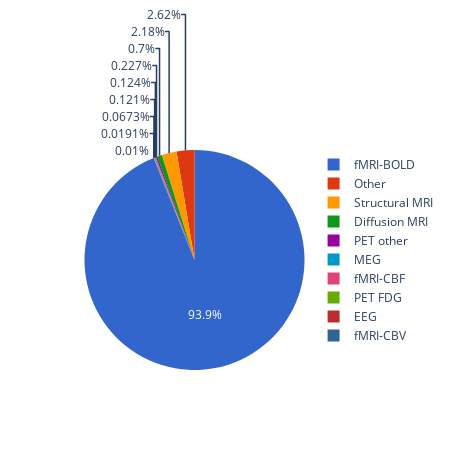

The cell this chart's notebook holds for it:
### Code cell
fig = _plot_pie(image_by_modality, 'count', 'modality')
fig.write_html(op.join(fig_dir, "06_images_by_modality.html"), full_html=True, include_plotlyjs=True)
fig.write_image(op.join(fig_dir, "06_images_by_modality.png"), scale=6)
fig.show()

### Figure 1 — Plotly figure (JSON) as saved in the notebook; plotly's stock layout.template omitted (floating-point values rounded to 4 significant figures)
{"data": [{"domain": {"x": [0, 1], "y": [0, 1]}, "hovertemplate": "modality=%{label}<br>count=%{value}<extra></extra>", "labels": ["Diffusion MRI", "EEG", "MEG", "Other", "PET FDG", "PET other", "Structural MRI", "fMRI-BOLD", "fMRI-CBF", "fMRI-CBV"], "legendgroup": "", "name": "", "showlegend": true, "type": "pie", "values": [1465, 40, 260, 5480, 141, 475, 4565, 196732, 253, 21]}], "layout": {"height": 450, "legend": {"tracegroupgap": 0}, "margin": {"t": 60}, "piecolorway": ["#3366CC", "#DC3912", "#FF9900", "#109618", "#990099", "#0099C6", "#DD4477", "#66AA00", "#B82E2E", "#316395"], "width": 450}}
